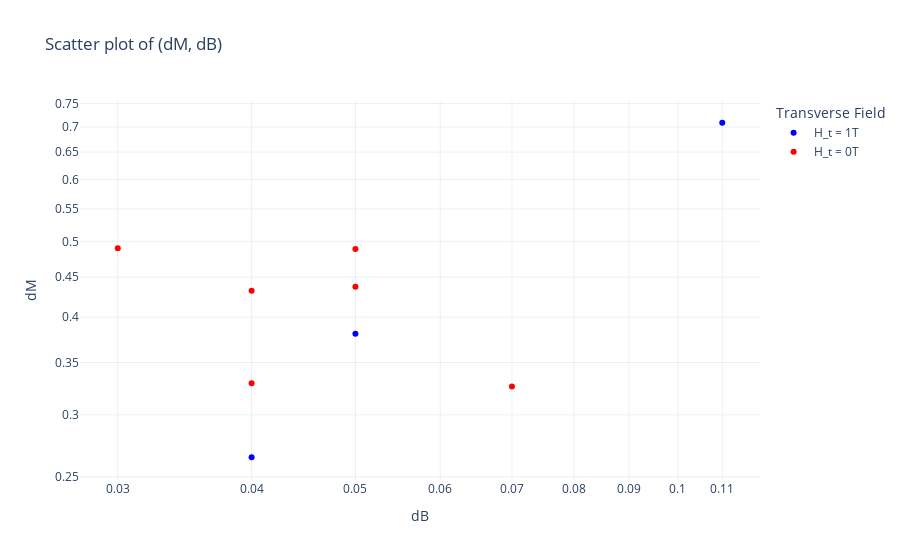

This figure's notebook cell:
### Code cell


### Figure 1 — Plotly figure (JSON) as saved in the notebook; plotly's stock layout.template omitted (floating-point values rounded to 4 significant figures)
{"data": [{"marker": {"color": "blue"}, "mode": "markers", "name": "H_t = 1T", "x": [0.04, 0.05, 0.11], "y": [0.2648, 0.3808, 0.7087], "type": "scatter"}, {"marker": {"color": "red"}, "mode": "markers", "name": "H_t = 0T", "x": [0.03, 0.04, 0.05, 0.04, 0.07, 0.05], "y": [0.49, 0.4324, 0.4888, 0.3293, 0.3262, 0.4375], "type": "scatter"}], "layout": {"xaxis": {"title": {"text": "dB"}, "type": "log"}, "yaxis": {"title": {"text": "dM"}, "type": "log"}, "title": {"text": "Scatter plot of (dM, dB)"}, "legend": {"title": {"text": "Transverse Field"}}, "showlegend": true}}
